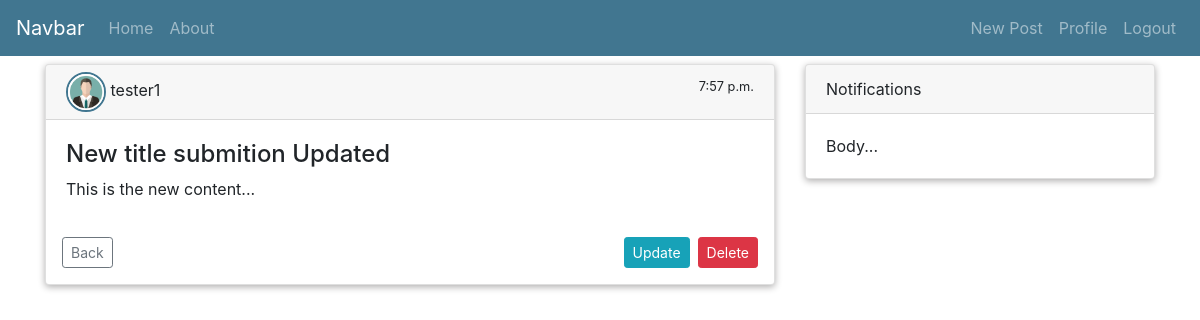
Page /post/20/detail/ (signed in) on the committed database.
### blog/models.py (models this page shows, shortened)
class Post(models.Model):
    title = models.CharField(max_length=225)
    content = models.TextField()
    date_posted = models.TimeField(auto_now_add=True)
    author = models.ForeignKey(User, on_delete=models.CASCADE)

### user/models.py (models this page shows, shortened)
class Profile(models.Model):
    user = models.OneToOneField(User, on_delete=models.CASCADE)
    profile_image = models.ImageField(upload_to='profile_pic', default='default_profile.jpg')

### blog/views.py (the view)
# urls.py: path('post/<int:pk>/detail/', PostDetailView.as_view(), name='blog_detail'),
class PostDetailView(LoginRequiredMixin, DetailView):
    model = Post
    template_name = 'blog/detail.html'

### blog/templates/blog/detail.html
{% extends 'blog/base.html' %}
{% load static %}
{% block content %}
    <div class="row">
        <div class="col-md-8">
            <div class="drop-shadow card mt-2">
                <div class="card-header">
                    <img class="rounded-img" src="{{object.author.profile.profile_image.url}}" />
                    {{object.author}}<small class="float-right">{{post.date_posted}}</small>
                </div>
                <div class="card-body">
                    <h4>{{object.title}}</h4>{{object.content}}
                </div>
                {% if object.author == request.user %}
                    <div class="footer p-3">
                        <a href="{% url 'blog_delete' object.pk %}" class="btn btn-sm btn-danger float-right ml-2">Delete</a>
                        <a href="{% url 'blog_update' object.pk %}" type="submit"
                            class="btn btn-sm btn-info float-right">Update</a>
                        <a href="{% url 'blog_user_posts' post.author.username %}" type="submit" class="btn btn-outline-secondary btn-sm float-left">Back</a>
                    </div>
                {% endif %}
            </div>
        </div>
        <div class="col-md-4">
            <div class="drop-shadow card mt-2">
                <div class="card-header">
                    Notifications
                </div>
                <div class="card-body">
                    Body...
                </div>
            </div>
        </div>
    </div>
{% endblock content %}

### static/css/main.css (style rules this page uses)
.drop-shadow { box-shadow: 0px 2px 7px #afaeae; z-index:999; }
.rounded-img { border: 2px solid #417690; margin-top: -5px; margin-bottom: -5px; border-radius: 50%; width: 40px; height: 40px; }

### static/css/user/user.css (style rules this page uses)
body { background-color: #f3f3f3; margin: 0; font-family: -apple-system, BlinkMacSystemFont, "Segoe UI", Roboto, "Helvetica Neue", Arial, "Noto Sans", sans-serif, "Apple Color Emoji", "Segoe UI Emoji", "Segoe UI Symbol", "Noto Color Emoji"; font-size: 1rem; font-weight: 400; line-height: 1.5; color: #000; }
.card { position: relative; display: flex; flex-direction: column; min-width: 0; word-wrap: break-word; background-color: #fff; background-clip: border-box; border: 1px solid #e7eaed; border-radius: 0; }

### rows in the picture
Post: author.profile.profile_image (placeholder picture), author "tester1", date_posted "7:57 p.m.", title "New title submition Updated", content "This is the new content..."
